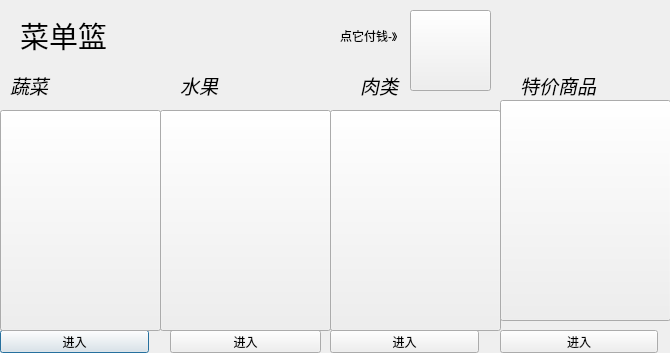
<?xml version="1.0" encoding="UTF-8"?>
<ui version="4.0">
 <class>vegetableDialog</class>
 <widget class="QDialog" name="vegetableDialog">
  <property name="geometry">
   <rect>
    <x>0</x>
    <y>0</y>
    <width>670</width>
    <height>353</height>
   </rect>
  </property>
  <property name="windowTitle">
   <string>vegetableDialog</string>
  </property>
  <widget class="QLabel" name="label">
   <property name="geometry">
    <rect>
     <x>20</x>
     <y>10</y>
     <width>101</width>
     <height>51</height>
    </rect>
   </property>
   <property name="font">
    <font>
     <family>Angsana New</family>
     <pointsize>22</pointsize>
    </font>
   </property>
   <property name="layoutDirection">
    <enum>Qt::LeftToRight</enum>
   </property>
   <property name="text">
    <string>菜单篮</string>
   </property>
  </widget>
  <widget class="QLabel" name="label_2">
   <property name="geometry">
    <rect>
     <x>10</x>
     <y>70</y>
     <width>81</width>
     <height>31</height>
    </rect>
   </property>
   <property name="font">
    <font>
     <family>楷体</family>
     <pointsize>14</pointsize>
     <italic>true</italic>
    </font>
   </property>
   <property name="text">
    <string>蔬菜</string>
   </property>
  </widget>
  <widget class="QLabel" name="label_3">
   <property name="geometry">
    <rect>
     <x>490</x>
     <y>70</y>
     <width>54</width>
     <height>12</height>
    </rect>
   </property>
   <property name="text">
    <string/>
   </property>
  </widget>
  <widget class="QLabel" name="label_4">
   <property name="geometry">
    <rect>
     <x>180</x>
     <y>70</y>
     <width>81</width>
     <height>31</height>
    </rect>
   </property>
   <property name="font">
    <font>
     <family>楷体</family>
     <pointsize>14</pointsize>
     <italic>true</italic>
    </font>
   </property>
   <property name="text">
    <string>水果</string>
   </property>
  </widget>
  <widget class="QLabel" name="label_5">
   <property name="geometry">
    <rect>
     <x>520</x>
     <y>70</y>
     <width>81</width>
     <height>31</height>
    </rect>
   </property>
   <property name="font">
    <font>
     <family>楷体</family>
     <pointsize>14</pointsize>
     <italic>true</italic>
    </font>
   </property>
   <property name="text">
    <string>特价商品</string>
   </property>
  </widget>
  <widget class="QLabel" name="label_6">
   <property name="geometry">
    <rect>
     <x>360</x>
     <y>70</y>
     <width>81</width>
     <height>31</height>
    </rect>
   </property>
   <property name="font">
    <font>
     <family>楷体</family>
     <pointsize>14</pointsize>
     <italic>true</italic>
    </font>
   </property>
   <property name="text">
    <string>肉类</string>
   </property>
  </widget>
  <widget class="QPushButton" name="vegatableButton">
   <property name="geometry">
    <rect>
     <x>0</x>
     <y>330</y>
     <width>149</width>
     <height>23</height>
    </rect>
   </property>
   <property name="text">
    <string>进入</string>
   </property>
  </widget>
  <widget class="QPushButton" name="fruitButton">
   <property name="geometry">
    <rect>
     <x>170</x>
     <y>330</y>
     <width>151</width>
     <height>23</height>
    </rect>
   </property>
   <property name="text">
    <string>进入</string>
   </property>
  </widget>
  <widget class="QPushButton" name="meatButton">
   <property name="geometry">
    <rect>
     <x>330</x>
     <y>330</y>
     <width>149</width>
     <height>23</height>
    </rect>
   </property>
   <property name="text">
    <string>进入</string>
   </property>
  </widget>
  <widget class="QPushButton" name="specialButton">
   <property name="geometry">
    <rect>
     <x>500</x>
     <y>330</y>
     <width>158</width>
     <height>23</height>
    </rect>
   </property>
   <property name="text">
    <string>进入</string>
   </property>
  </widget>
  <widget class="QPushButton" name="fruit1PushButton">
   <property name="geometry">
    <rect>
     <x>0</x>
     <y>110</y>
     <width>161</width>
     <height>221</height>
    </rect>
   </property>
   <property name="text">
    <string/>
   </property>
   <property name="icon">
    <iconset resource="picture.qrc">
     <normaloff>:/new/prefix0/resource/vegetable.jpg</normaloff>:/new/prefix0/resource/vegetable.jpg</iconset>
   </property>
   <property name="iconSize">
    <size>
     <width>500</width>
     <height>500</height>
    </size>
   </property>
  </widget>
  <widget class="QPushButton" name="fruit1PushButton_2">
   <property name="geometry">
    <rect>
     <x>160</x>
     <y>110</y>
     <width>171</width>
     <height>221</height>
    </rect>
   </property>
   <property name="text">
    <string/>
   </property>
   <property name="icon">
    <iconset resource="picture.qrc">
     <normaloff>:/new/prefix0/resource/fruit.jpg</normaloff>:/new/prefix0/resource/fruit.jpg</iconset>
   </property>
   <property name="iconSize">
    <size>
     <width>500</width>
     <height>300</height>
    </size>
   </property>
  </widget>
  <widget class="QPushButton" name="pushButton">
   <property name="geometry">
    <rect>
     <x>330</x>
     <y>110</y>
     <width>171</width>
     <height>221</height>
    </rect>
   </property>
   <property name="text">
    <string/>
   </property>
   <property name="icon">
    <iconset resource="picture.qrc">
     <normaloff>:/new/prefix0/resource/meat.jpg</normaloff>:/new/prefix0/resource/meat.jpg</iconset>
   </property>
   <property name="iconSize">
    <size>
     <width>400</width>
     <height>300</height>
    </size>
   </property>
  </widget>
  <widget class="QPushButton" name="special1pushButton">
   <property name="geometry">
    <rect>
     <x>500</x>
     <y>100</y>
     <width>171</width>
     <height>221</height>
    </rect>
   </property>
   <property name="text">
    <string/>
   </property>
   <property name="icon">
    <iconset resource="picture.qrc">
     <normaloff>:/new/prefix0/resource/special.jpg</normaloff>:/new/prefix0/resource/special.jpg</iconset>
   </property>
   <property name="iconSize">
    <size>
     <width>500</width>
     <height>300</height>
    </size>
   </property>
  </widget>
  <widget class="QPushButton" name="peoplePushButton">
   <property name="geometry">
    <rect>
     <x>410</x>
     <y>10</y>
     <width>81</width>
     <height>81</height>
    </rect>
   </property>
   <property name="text">
    <string/>
   </property>
   <property name="icon">
    <iconset resource="picture.qrc">
     <normaloff>:/new/prefix0/resource/people.jpg</normaloff>:/new/prefix0/resource/people.jpg</iconset>
   </property>
   <property name="iconSize">
    <size>
     <width>100</width>
     <height>100</height>
    </size>
   </property>
  </widget>
  <widget class="QLabel" name="label_7">
   <property name="geometry">
    <rect>
     <x>340</x>
     <y>10</y>
     <width>81</width>
     <height>51</height>
    </rect>
   </property>
   <property name="text">
    <string>点它付钱-》</string>
   </property>
  </widget>
 </widget>
 <layoutdefault spacing="6" margin="11"/>
 <resources>
  <include location="picture.qrc"/>
 </resources>
 <connections/>
</ui>
